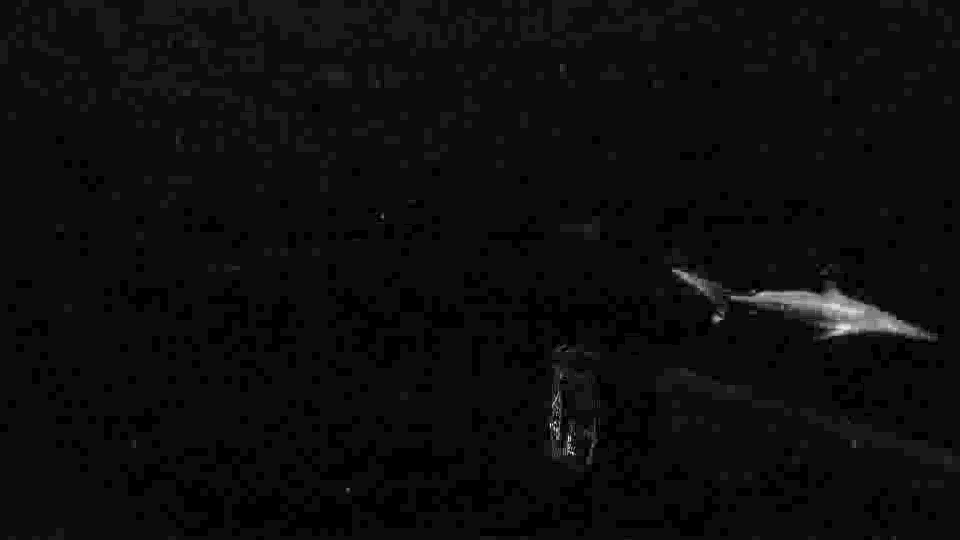
#> input picture frame 61 of ReviewDocuments/smallshark/Difference.avi, 960 x 540 px, given in place of exampleMB.mp4, which was not available
$ python MOG.py
#> lines starting #> are read from the running program, lines starting #| are printed output that depends on the picture; after the words box and inside, x2 and y2 are one past the last pixel; in counts of white or black regions, pixels touching at a corner belong together
import numpy as np
import cv2

cap = cv2.VideoCapture('C:/Users/Ben/Downloads/exampleMB.mp4')

fgbgMOG2 = cv2.createBackgroundSubtractorMOG2()
fgbgKNN = cv2.createBackgroundSubtractorMOG2()

while(1):
    ret, frame = cap.read()
#> frame is the input picture: shape (540, 960, 3); min 0, max 20, mean 1.07

    fgmask = fgbgMOG2.apply(frame)
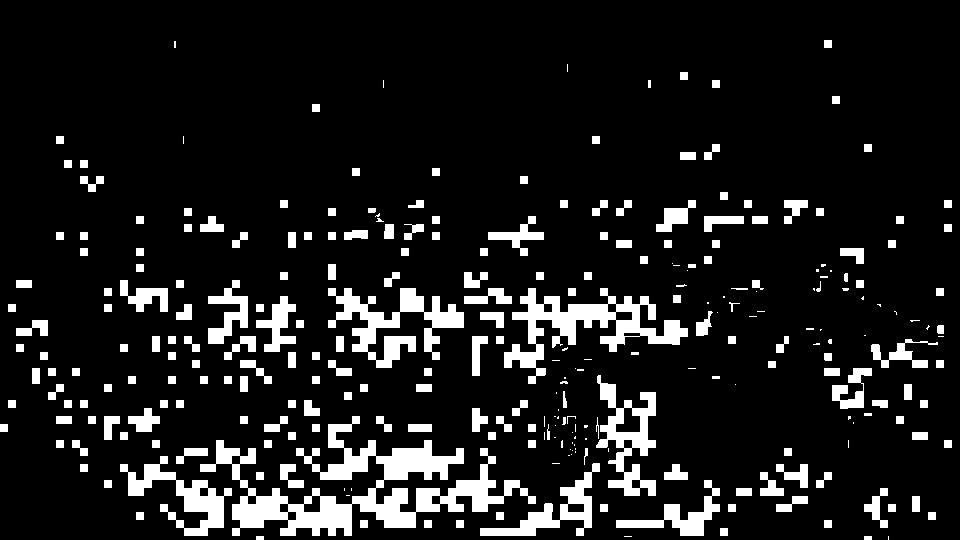
#> fgmask: shape (540, 960); values 127 (black) and 255 (white), 11.1% white; 286 white regions (74 under 20 px), largest, box (x1, y1, x2, y2) and area: (200, 416, 536, 536) 11968, (504, 288, 688, 384) 5296, (328, 288, 464, 368) 4096
    fgmaskKNN = fgbgKNN.apply(frame)

    cv2.namedWindow('frame', cv2.WINDOW_NORMAL)
    cv2.imshow('frame',fgmask)
    k = cv2.waitKey(30) & 0xff
#> (key Esc is pressed here)
    if k == 27:
        break

    cv2.namedWindow('frameKNN', cv2.WINDOW_NORMAL)
    cv2.imshow('frameKNN',fgmaskKNN)
    k = cv2.waitKey(30) & 0xff
    if k == 27:
        break


cap.release()
cv2.destroyAllWindows()

$ run again, starting later in the video
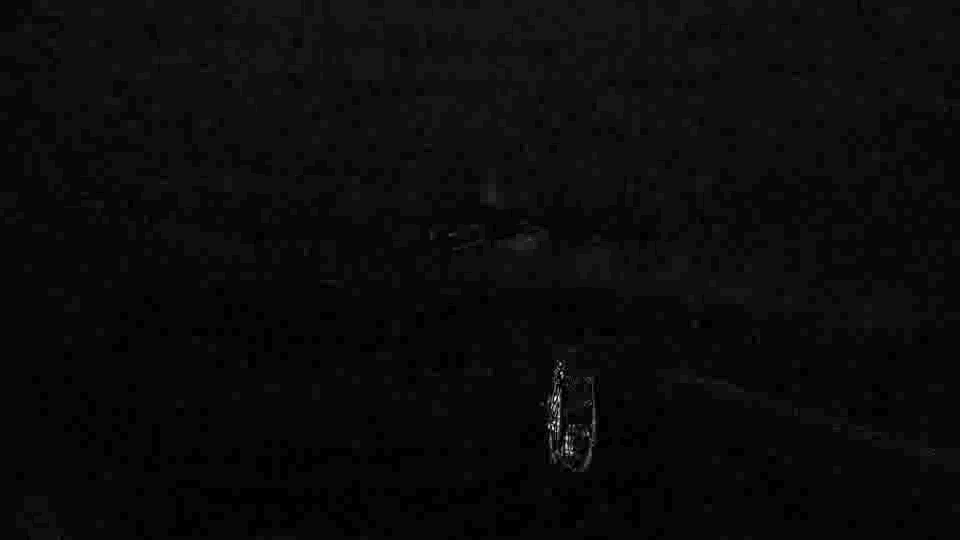
#> input picture frame 277 of ReviewDocuments/smallshark/Difference.avi, 960 x 540 px, given in place of exampleMB.mp4, which was not available
#> frame is the input picture: shape (540, 960, 3); min 0, max 34, mean 1.5
#> `fgmask = fgbgMOG2.apply(frame)`:
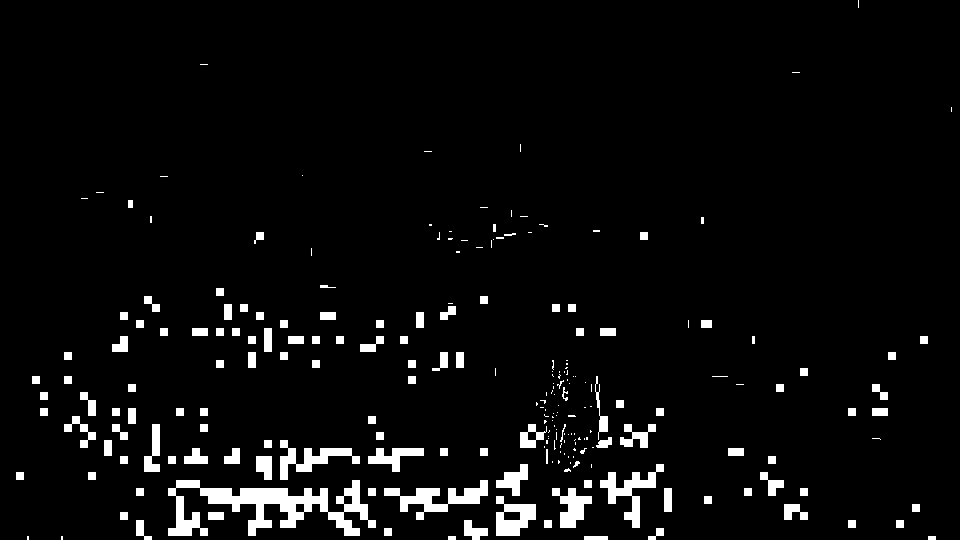
#> fgmask: shape (540, 960); values 127 (black) and 255 (white), 4.6% white; 229 white regions (105 under 20 px), largest, box (x1, y1, x2, y2) and area: (168, 480, 376, 536) 4672, (384, 480, 488, 520) 1472, (600, 464, 664, 528) 1216

$ run again, starting later in the video
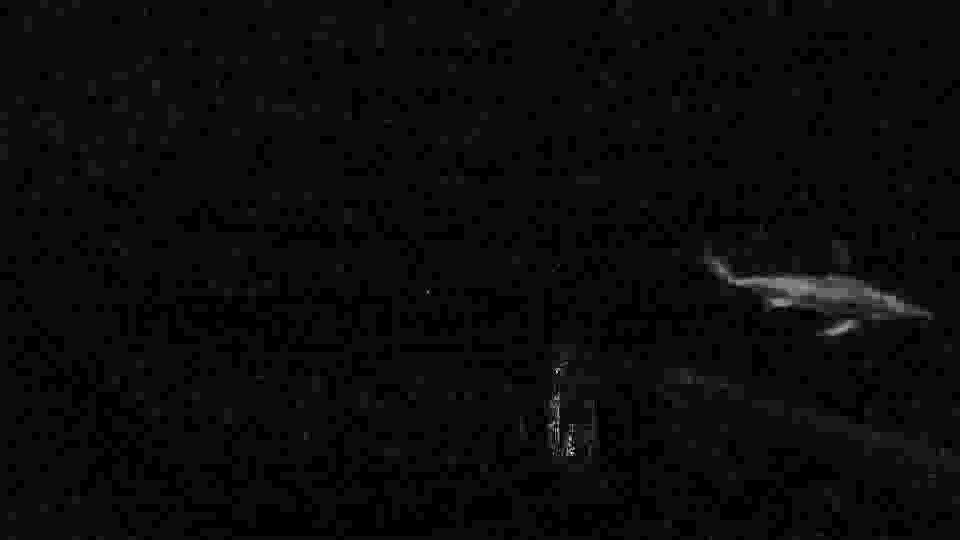
#> input picture frame 492 of ReviewDocuments/smallshark/Difference.avi, 960 x 540 px, given in place of exampleMB.mp4, which was not available
#> frame is the input picture: shape (540, 960, 3); min 0, max 20, mean 0.933
#> `fgmask = fgbgMOG2.apply(frame)`:
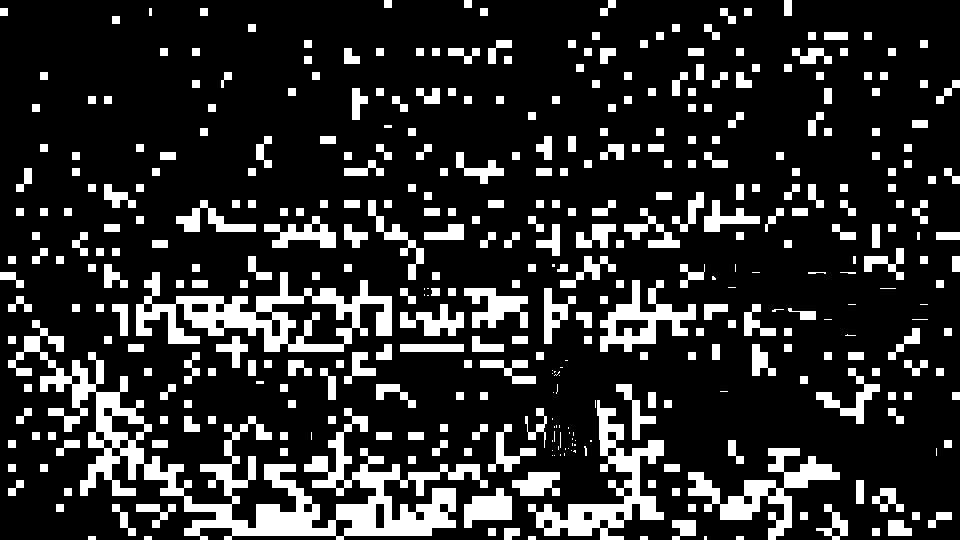
#> fgmask: shape (540, 960); values 127 (black) and 255 (white), 17.6% white; 400 white regions (55 under 20 px), largest, box (x1, y1, x2, y2) and area: (8, 320, 488, 540) 19680, (136, 272, 392, 352) 7680, (528, 400, 664, 540) 5032
